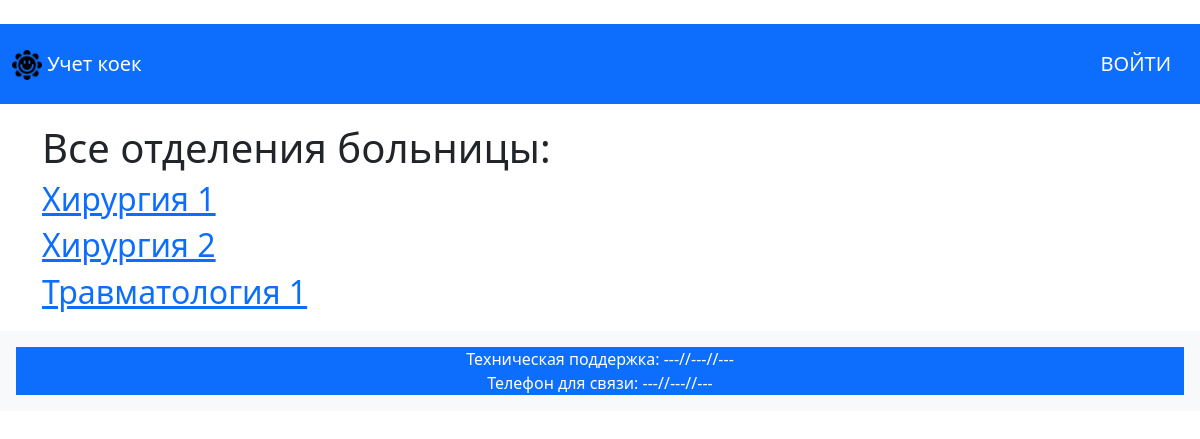
The page / on the database its author committed.
### department/models.py (models this page shows, shortened)
class DepartmentModel(models.Model):
    name = models.CharField(
        max_length=STRING_MAX_LENGTH,
        verbose_name='Название отделения',
        unique=True,)
    address = models.CharField(
        max_length=STRING_MAX_LENGTH*2,
        verbose_name='Адрес')
    slug = models.SlugField(
        verbose_name='Слаг',
        unique=True,
        editable=False,)
    class Meta:
        verbose_name = 'Отделение'
        verbose_name_plural = 'Отделения'

### pilgrim/views.py (the view)
# urls.py: path('', home_view, name='home',),
def home_view(request):
    departments = DepartmentModel.objects.all()
    current_time = datetime.now()
    year = current_time.year
    month = current_time.month
    return render(request, 'home.html', {'departments': departments, 'year': year, 'month': month})

### templates/home.html (shortened to what this page needs)
{% extends 'base.html' %}
{% block body_site_page %}
<div class="container">
    <h1>Все отделения больницы:</h1>
    {% for department in departments %}
    <h2><a href="{% url 'account_beds' department_slug=department.slug year=year month=month %}">{{ department.name }}</a></h2>
    {% endfor %}
</div>
{% endblock body_site_page %}

### templates/home.html (style rules this page uses)
.container { margin-top: 20px; margin-bottom: 20px; }

### rows shown on the page
DepartmentModel: name "Хирургия 1"
DepartmentModel: name "Хирургия 2"
DepartmentModel: name "Травматология 1"
